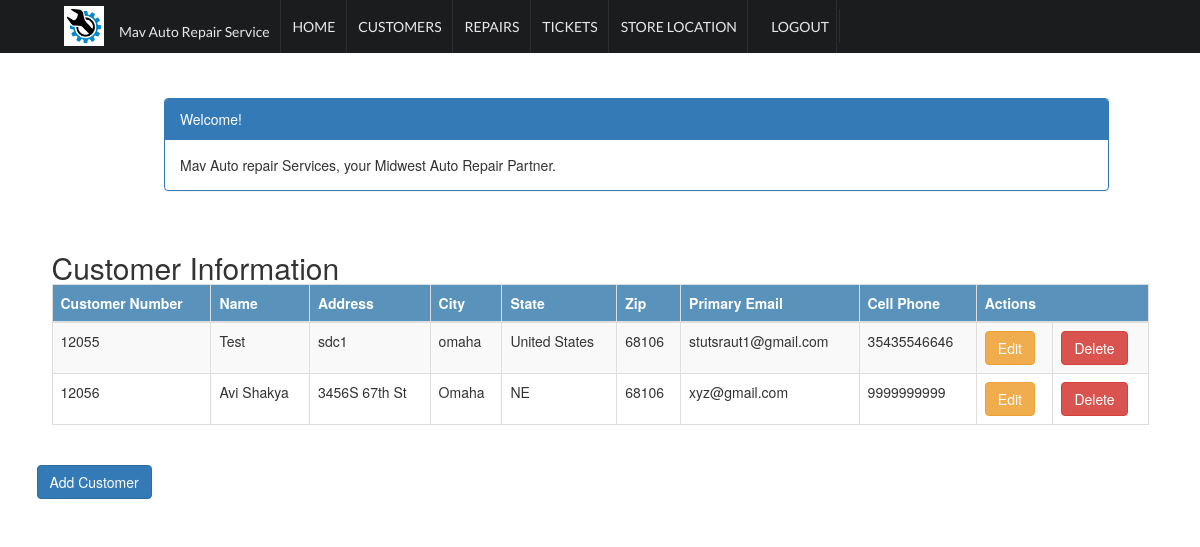
Before: /customer_list (signed in) with the older database file.
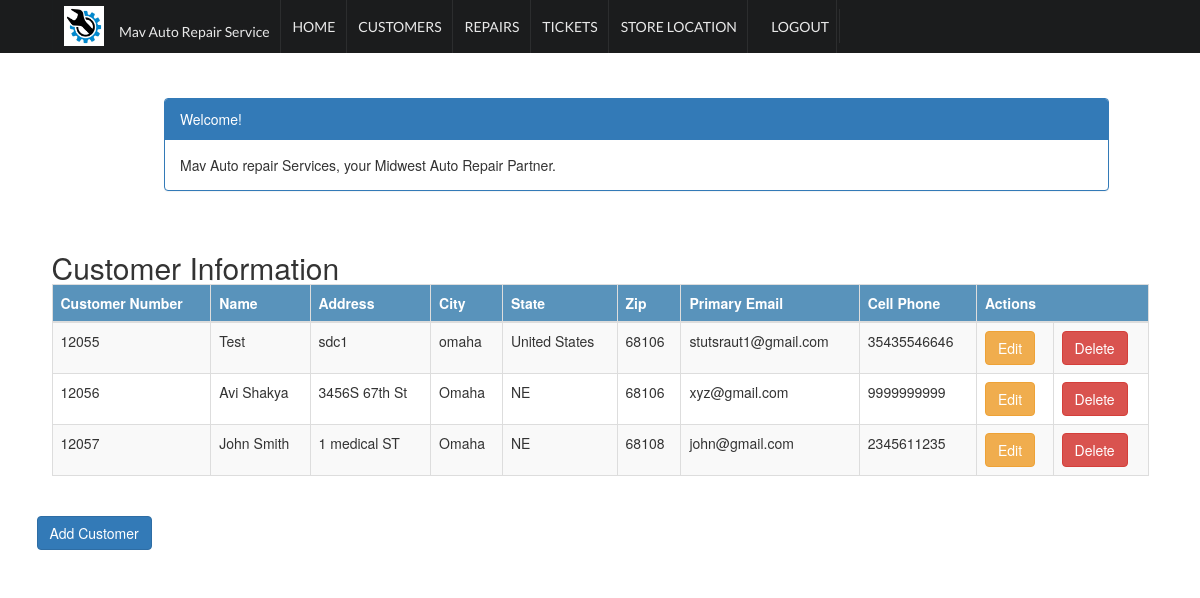
After: the same page with the newer database file.
### crm/models.py (models this page shows, shortened)
class Customer(models.Model):
    cust_name = models.CharField(max_length=50)
    cust_number = models.IntegerField(blank=False, null=False)
    address = models.CharField(max_length=200)
    city = models.CharField(max_length=50)
    state = models.CharField(max_length=50)
    zipcode = models.CharField(max_length=10)
    phone_number = models.CharField(max_length=50)
    email = models.EmailField(max_length=100)
    created_date = models.DateTimeField(
        default=timezone.now)
    updated_date = models.DateTimeField(auto_now_add=True)

### crm/views.py (the view)
# urls.py: path('customer_list', views.customer_list, name='customer_list'),
@login_required
def customer_list(request):
    customer = Customer.objects.filter(created_date__lte=timezone.now())
    return render(request, 'crm/customer_list.html',
                 {'customers': customer})

### crm/templates/crm/customer_list.html (shortened to what this page needs)
{% extends 'crm/base.html' %}
{% block content %}
    <html>
    <head>
  <link rel="stylesheet" href="https://maxcdn.bootstrapcdn.com/bootstrap/3.4.1/css/bootstrap.min.css">
    </head>
    <body>
 <div class="ui main container">
    <div class="container">
        <div class="row">
            <div class="col-md-10 col-md-offset-1">
                <div class="panel panel-primary">
                    <div class="panel-heading">Welcome!</div>
                    <div class="panel-body">
                        Mav Auto repair Services, your Midwest Auto Repair Partner.
                    </div>
                </div>
            </div>
        </div>
    </div>
    <div class="row"> <br/>
        <h2 style="padding-left: 15Px">Customer Information</h2>
    </div>
    <div>
        <table class="table table-striped table-bordered table-hover">
            <thead>
            <tr class="bg-info">
                <th>Customer Number</th>
                <th>Name</th>
                <th>Address</th>
                <th>City</th>
                <th>State</th>
                <th>Zip</th>
                <th>Primary Email</th>
                <th>Cell Phone</th>
                <th colspan="3">Actions</th>
            </tr>
            </thead>
            <tbody>
            {% for customer in customers %}
                <tr>
                    <td>{{ customer.cust_number }}</td>
                    <td>{{ customer.cust_name }}</td>
                    <td>{{ customer.address }}</td>
                    <td>{{ customer.city }}</td>
                    <td>{{ customer.state }}</td>
                    <td>{{ customer.zipcode }}</td>
                    <td>{{ customer.email }}</td>
                    <td>{{ customer.phone_number }}</td>
                    <td><a href="{% url 'crm:customer_edit' pk=customer.pk %}" class="btn btn-warning">Edit</a>
                    <td><a href="{% url 'crm:customer_delete' pk=customer.pk %}"
                           onclick="return confirm('Are you sure you want to delete?')"
                           class="btn btn-danger">Delete</a>
                    </td>
                </tr>
            {% endfor %}
            </tbody>
        </table>
    </div>
  <div class="row">
             <a href="{% url 'crm:customer_new' %}" class="row"><span
                    class="btn btn-primary">Add Customer</span></a>
        </div>
 </div>
    </body>
    </html>
{% endblock %}

### crm/templates/crm/base.html (shortened to what this page needs)
{% load static %}
<!DOCTYPE html>
<html>
<head>
    <link href="{% static "css/base.css" %}" rel="stylesheet">
    <link rel="stylesheet" type="text/css" href="{% static "semantic/semantic.min.css" %}">
    <link rel="stylesheet" type="text/css" href="{% static "semantic/components/reset.css" %}">
    <link rel="stylesheet" type="text/css" href="{% static "semantic/components/site.css" %}">
    <link rel="stylesheet" type="text/css" href="{% static "semantic/components/container.css" %}">
    <link rel="stylesheet" type="text/css" href="{% static "semantic/components/grid.css" %}">
    <link rel="stylesheet" type="text/css" href="{% static "semantic/components/header.css" %}">
    <link rel="stylesheet" type="text/css" href="{% static "semantic/components/image.css" %}">
    <link rel="stylesheet" type="text/css" href="{% static "semantic/components/menu.css" %}">
    <link rel="stylesheet" type="text/css" href="{% static "semantic/components/divider.css" %}">
    <link rel="stylesheet" type="text/css" href="{% static "semantic/components/list.css" %}">
    <link rel="stylesheet" type="text/css" href="{% static "semantic/components/segment.css" %}">
    <link rel="stylesheet" type="text/css" href="{% static "semantic/components/dropdown.css" %}">
    <link rel="stylesheet" type="text/css" href="{% static "semantic/components/icon.css" %}">
</head>
<body>
    <div class="ui fixed inverted menu">
        <div class="ui container">
            <a href="/" class="header item">
                <img class="logo" src="{% static "img/logo.jpg" %} " style=" width:40px;height:40px">
                <h5>Mav Auto Repair Service </h5>
                </a>
            <a href="{% url 'crm:home'%}" class="item"><h5>HOME </h5></a>
            <a href="{% url 'crm:customer_list'%}" class="item"><h5>CUSTOMERS </h5></a>
            <a href="{% url 'crm:repair_list'%}" class="item"><h5>REPAIRS</h5></a>
            <a href="{% url 'crm:ticket_list'%}" class="item"><h5>TICKETS</h5></a>
            <a href="{% url 'crm:store_location' %}" class ="item"><h5>STORE LOCATION</h5></a>
        <div class="item">
         <ul class="nav navbar-nav navbar-right">
                {% if user.is_authenticated %}
                    <a href="{% url 'logout' %}" class="item"><h5>LOGOUT</h5></a>
                {% endif %}
            </ul>
        </div>
        </div>
    </div>
    {% block content %}
    {% endblock %}
</body>
</html>

### crm/static/css/base.css (style rules this page uses)
body { margin:0; padding:0; font-family:helvetica, sans-serif; }
h1, h2, h3, h4, h5 , h6 { font-family: 'Ubuntu', sans-serif; font-weight:normal; }
a { text-decoration:none; color:#5993bb; }
table { width:100%; border-spacing:0; border-collapse: collapse; }
table th, table td { text-align:left; font-size:14px; padding:10px; margin:0; }
tbody tr:nth-child(odd) { background:#efefef; }
thead th, tbody tr.total { background:#5993bb; color:#fff; font-weight:bold; }

### crm/static/semantic/components/site.css (style rules this page uses)
html, body { height: 100%; }
html { font-size: 14px; }
body { margin: 0px; padding: 0px; overflow-x: hidden; min-width: 320px; background: #FFFFFF; font-family: 'Lato', 'Helvetica Neue', Arial, Helvetica, sans-serif; font-size: 14px; line-height: 1.4285em; color: rgba(0, 0, 0, 0.87); font-smoothing: antialiased; }
h1, h2, h3, h4, h5 { font-family: 'Lato', 'Helvetica Neue', Arial, Helvetica, sans-serif; line-height: 1.28571429em; margin: calc(2rem - 0.14285714em ) 0em 1rem; font-weight: bold; padding: 0em; }
h2 { font-size: 1.71428571rem; }
h5 { font-size: 1rem; }
h1:first-child, h2:first-child, h3:first-child, h4:first-child, h5:first-child { margin-top: 0em; }
h1:last-child, h2:last-child, h3:last-child, h4:last-child, h5:last-child { margin-bottom: 0em; }
a { color: #4183C4; text-decoration: none; }

### crm/static/semantic/components/container.css (style rules this page uses)
.ui.container { display: block; max-width: 100% !important; }
@media only screen and (min-width: 1200px) { .ui.container { width: 1127px; margin-left: auto !important; margin-right: auto !important; } }

### crm/templates/crm/base.html (style rules this page uses)
body { background-color: #FFFFFF; height: auto; }
.ui.menu .item img.logo { margin-right: 1.5em; }
.main.container { margin-top: 7em; }

### crm/templates/crm/customer_list.html (style rules this page uses)
body { background-color: white; }

Changed rows visible on the page:
added Customer: cust_number "12057", cust_name "John Smith", address "1 medical ST", city "Omaha", state "NE", zipcode "68108", email "john@gmail.com", phone_number "2345611235"
